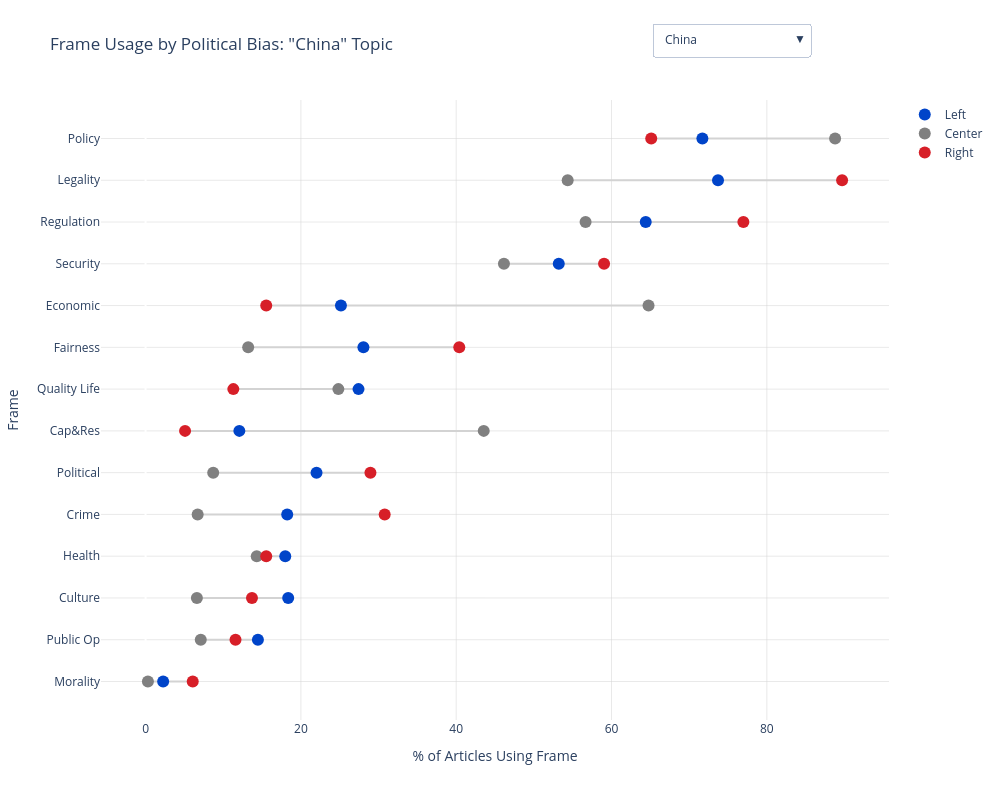

Notebook cell for this chart:
### Markdown cell above
##### Topic-Frame Usage by Bias

### Code cell
# Toggle topic and show sorted frame usage

def create_interactive_topic_frame_bias(df):
    
    # Get topics & frame columns
    topics = sorted(df['topic_top1'].unique())
    frame_cols = [col for col in df.columns if col.startswith('frame_')]
        
    # Create figure
    fig = go.Figure()
    
    # Generate data for each topic
    for topic_idx, topic in enumerate(topics):
        topic_df = df[df['topic_top1'] == topic].copy()
        
        # Calculate percentage for each frame by bias
        results = []
        for bias in ['Left', 'Center', 'Right']:
            bias_df = topic_df[topic_df['bias_grouped'] == bias]
            total = len(bias_df)
            
            if total > 0:
                for frame_col in frame_cols:
                    frame_count = bias_df[frame_col].sum()
                    pct = (frame_count / total) * 100
                    frame_name = frame_col.replace('frame_', '').replace('_', ' ').title()
                    results.append({
                        'frame': frame_name,
                        'bias': bias,
                        'percentage': pct
                    })
        
        results_df = pd.DataFrame(results)
        pivot_df = results_df.pivot(index='frame', columns='bias', values='percentage')
        
        # Sort by total usage
        pivot_df['total'] = pivot_df.sum(axis=1)
        pivot_df = pivot_df.sort_values('total', ascending=True)
        pivot_df = pivot_df.drop('total', axis=1)
        
        # Reorder columns
        pivot_df = pivot_df[['Left', 'Center', 'Right']]
        
        # Add connecting lines for each frame
        for i, (frame, row) in enumerate(pivot_df.iterrows()):
            fig.add_trace(go.Scatter(
                x=[row['Left'], row['Center'], row['Right']],
                y=[frame, frame, frame],
                mode='lines',
                line=dict(color='lightgrey', width=2),
                showlegend=False,
                visible=(topic_idx == 0),
                hoverinfo='skip'
            ))
        
        # Add points for each bias
        for bias, color in color_map.items():
            fig.add_trace(go.Scatter(
                x=pivot_df[bias],
                y=pivot_df.index,
                mode='markers',
                name=bias,
                marker=dict(size=12, color=color),
                showlegend=(topic_idx == 0),
                visible=(topic_idx == 0),
                hovertemplate=f'<b>{bias}</b><br>%{{y}}<br>%{{x:.1f}}%<extra></extra>'
            ))
    
    # Create dropdown menu
    buttons = []
    n_traces_per_topic = len(frame_cols) + 3  # lines + 3 bias groups
    
    for topic_idx, topic in enumerate(topics):
        visible = [False] * len(fig.data)
        start_idx = topic_idx * n_traces_per_topic
        end_idx = start_idx + n_traces_per_topic
        
        for i in range(start_idx, end_idx):
            visible[i] = True
        
        buttons.append(dict(
            label=topic,
            method='update',
            args=[{'visible': visible},
                  {'title': f'Frame Usage by Political Bias: "{topic}" Topic'}]
        ))
    
    # Update layout
    fig.update_layout(
        updatemenus=[{
            'buttons': buttons,
            'direction': 'down',
            'showactive': True,
            'x': 0.8,
            'xanchor': 'center',
            'y': 1.125,
            'yanchor': 'top'
        }],
        title=f'Frame Usage by Political Bias: "{topics[0]}" Topic',
        xaxis_title='% of Articles Using Frame',
        yaxis_title='Frame',
        height=800,
        width=1000,
        hovermode='closest',
        plot_bgcolor='white',
        xaxis=dict(gridcolor='lightgrey', gridwidth=0.5),
        yaxis=dict(gridcolor='lightgrey', gridwidth=0.5)
    )
    
    fig.show()

# NOT ENDING UP USING IN BLOG POST
figN = create_interactive_topic_frame_bias(final_topic_frame_df)
